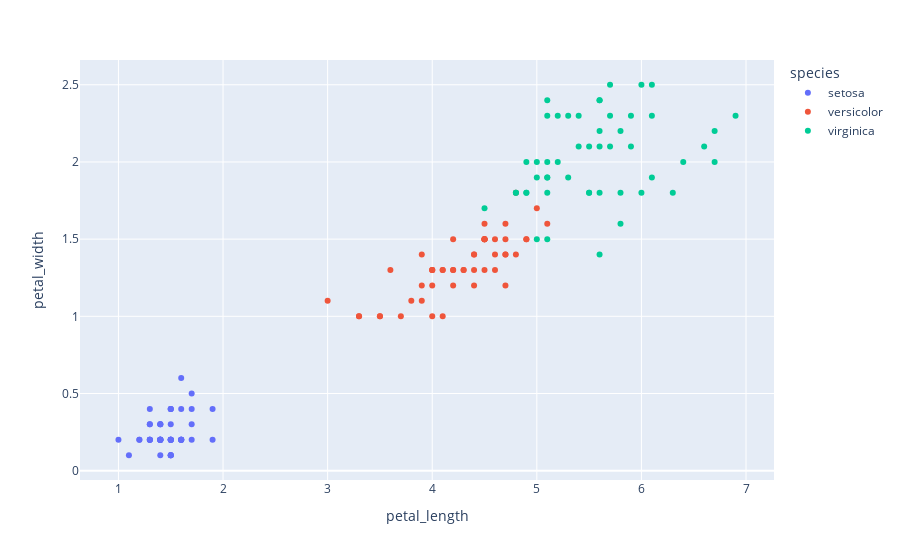

This figure's notebook cell:
### Code cell
# 1. Data Visualization Libraries

# 1. Matplotlib
import matplotlib.pyplot as plt
import numpy as np
x = np.random.rand(50)
y = np.random.rand(50)
plt.scatter(x,y)
plt.show()

# 2. Seaborn
import seaborn as sns
import matplotlib.pyplot as plt
iris = sns.load_dataset('iris')
sns.scatterplot(x='petal_length', y='petal_width', hue='species', data=iris)
plt.show()

# 3. Plotly
import plotly.express as px
iris = px.data.iris()
fig = px.scatter(iris, x='petal_length', y='petal_width', color='species')
fig.show()

### Figure 1 — Plotly figure (JSON) as saved in the notebook; plotly's stock layout.template omitted (floating-point values rounded to 4 significant figures)
{"data": [{"hovertemplate": "species=setosa<br>petal_length=%{x}<br>petal_width=%{y}<extra></extra>", "legendgroup": "setosa", "marker": {"color": "#636efa", "symbol": "circle"}, "mode": "markers", "name": "setosa", "orientation": "v", "showlegend": true, "type": "scatter", "x": [1.4, 1.4, 1.3, 1.5, 1.4, 1.7, 1.4, 1.5, 1.4, 1.5, 1.5, 1.6, 1.4, 1.1, 1.2, 1.5, 1.3, 1.4, 1.7, 1.5, 1.7, 1.5, 1, 1.7, 1.9, 1.6, 1.6, 1.5, 1.4, 1.6, 1.6, 1.5, 1.5, 1.4, 1.5, 1.2, 1.3, 1.5, 1.3, 1.5, 1.3, 1.3, 1.3, 1.6, 1.9, 1.4, 1.6, 1.4, 1.5, 1.4], "xaxis": "x", "y": [0.2, 0.2, 0.2, 0.2, 0.2, 0.4, 0.3, 0.2, 0.2, 0.1, 0.2, 0.2, 0.1, 0.1, 0.2, 0.4, 0.4, 0.3, 0.3, 0.3, 0.2, 0.4, 0.2, 0.5, 0.2, 0.2, 0.4, 0.2, 0.2, 0.2, 0.2, 0.4, 0.1, 0.2, 0.1, 0.2, 0.2, 0.1, 0.2, 0.2, 0.3, 0.3, 0.2, 0.6, 0.4, 0.3, 0.2, 0.2, 0.2, 0.2], "yaxis": "y"}, {"hovertemplate": "species=versicolor<br>petal_length=%{x}<br>petal_width=%{y}<extra></extra>", "legendgroup": "versicolor", "marker": {"color": "#EF553B", "symbol": "circle"}, "mode": "markers", "name": "versicolor", "orientation": "v", "showlegend": true, "type": "scatter", "x": [4.7, 4.5, 4.9, 4, 4.6, 4.5, 4.7, 3.3, 4.6, 3.9, 3.5, 4.2, 4, 4.7, 3.6, 4.4, 4.5, 4.1, 4.5, 3.9, 4.8, 4, 4.9, 4.7, 4.3, 4.4, 4.8, 5, 4.5, 3.5, 3.8, 3.7, 3.9, 5.1, 4.5, 4.5, 4.7, 4.4, 4.1, 4, 4.4, 4.6, 4, 3.3, 4.2, 4.2, 4.2, 4.3, 3, 4.1], "xaxis": "x", "y": [1.4, 1.5, 1.5, 1.3, 1.5, 1.3, 1.6, 1, 1.3, 1.4, 1, 1.5, 1, 1.4, 1.3, 1.4, 1.5, 1, 1.5, 1.1, 1.8, 1.3, 1.5, 1.2, 1.3, 1.4, 1.4, 1.7, 1.5, 1, 1.1, 1, 1.2, 1.6, 1.5, 1.6, 1.5, 1.3, 1.3, 1.3, 1.2, 1.4, 1.2, 1, 1.3, 1.2, 1.3, 1.3, 1.1, 1.3], "yaxis": "y"}, {"hovertemplate": "species=virginica<br>petal_length=%{x}<br>petal_width=%{y}<extra></extra>", "legendgroup": "virginica", "marker": {"color": "#00cc96", "symbol": "circle"}, "mode": "markers", "name": "virginica", "orientation": "v", "showlegend": true, "type": "scatter", "x": [6, 5.1, 5.9, 5.6, 5.8, 6.6, 4.5, 6.3, 5.8, 6.1, 5.1, 5.3, 5.5, 5, 5.1, 5.3, 5.5, 6.7, 6.9, 5, 5.7, 4.9, 6.7, 4.9, 5.7, 6, 4.8, 4.9, 5.6, 5.8, 6.1, 6.4, 5.6, 5.1, 5.6, 6.1, 5.6, 5.5, 4.8, 5.4, 5.6, 5.1, 5.1, 5.9, 5.7, 5.2, 5, 5.2, 5.4, 5.1], "xaxis": "x", "y": [2.5, 1.9, 2.1, 1.8, 2.2, 2.1, 1.7, 1.8, 1.8, 2.5, 2, 1.9, 2.1, 2, 2.4, 2.3, 1.8, 2.2, 2.3, 1.5, 2.3, 2, 2, 1.8, 2.1, 1.8, 1.8, 1.8, 2.1, 1.6, 1.9, 2, 2.2, 1.5, 1.4, 2.3, 2.4, 1.8, 1.8, 2.1, 2.4, 2.3, 1.9, 2.3, 2.5, 2.3, 1.9, 2, 2.3, 1.8], "yaxis": "y"}], "layout": {"legend": {"title": {"text": "species"}, "tracegroupgap": 0}, "margin": {"t": 60}, "xaxis": {"anchor": "y", "domain": [0, 1], "title": {"text": "petal_length"}}, "yaxis": {"anchor": "x", "domain": [0, 1], "title": {"text": "petal_width"}}}}
